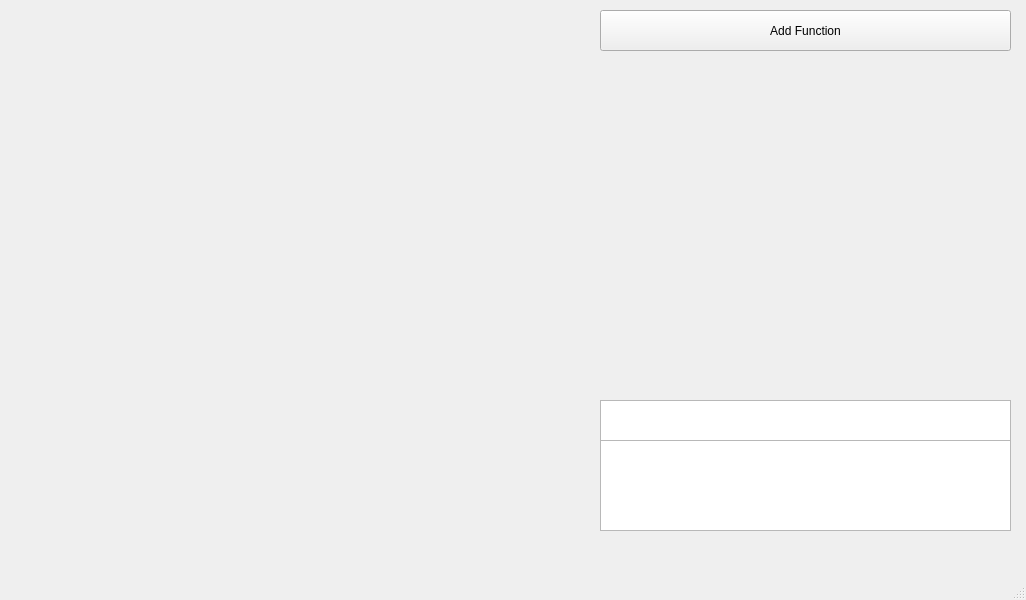
<?xml version="1.0" encoding="UTF-8"?>
<ui version="4.0">
 <class>MainWindow</class>
 <widget class="QMainWindow" name="MainWindow">
  <property name="geometry">
   <rect>
    <x>0</x>
    <y>0</y>
    <width>1026</width>
    <height>600</height>
   </rect>
  </property>
  <property name="windowTitle">
   <string>MainWindow</string>
  </property>
  <widget class="QWidget" name="centralwidget">
   <widget class="QCustomPlot" name="plot" native="true">
    <property name="geometry">
     <rect>
      <x>20</x>
      <y>10</y>
      <width>571</width>
      <height>541</height>
     </rect>
    </property>
   </widget>
   <widget class="QPushButton" name="btn_addFunc">
    <property name="geometry">
     <rect>
      <x>600</x>
      <y>10</y>
      <width>411</width>
      <height>41</height>
     </rect>
    </property>
    <property name="text">
     <string>Add Function</string>
    </property>
   </widget>
   <widget class="QWidget" name="verticalLayoutWidget">
    <property name="geometry">
     <rect>
      <x>600</x>
      <y>60</y>
      <width>411</width>
      <height>331</height>
     </rect>
    </property>
    <layout class="QVBoxLayout" name="vLayout" stretch="0">
     <item>
      <spacer name="verticalSpacer">
       <property name="orientation">
        <enum>Qt::Vertical</enum>
       </property>
       <property name="sizeHint" stdset="0">
        <size>
         <width>20</width>
         <height>40</height>
        </size>
       </property>
      </spacer>
     </item>
    </layout>
   </widget>
   <widget class="QTextBrowser" name="txt_output">
    <property name="geometry">
     <rect>
      <x>600</x>
      <y>400</y>
      <width>411</width>
      <height>41</height>
     </rect>
    </property>
   </widget>
   <widget class="QTextBrowser" name="txt_varlist">
    <property name="geometry">
     <rect>
      <x>600</x>
      <y>440</y>
      <width>411</width>
      <height>91</height>
     </rect>
    </property>
   </widget>
  </widget>
  <widget class="QMenuBar" name="menubar">
   <property name="geometry">
    <rect>
     <x>0</x>
     <y>0</y>
     <width>1026</width>
     <height>25</height>
    </rect>
   </property>
  </widget>
  <widget class="QStatusBar" name="statusbar"/>
 </widget>
 <customwidgets>
  <customwidget>
   <class>QCustomPlot</class>
   <extends>QWidget</extends>
   <header>qcustomplot.h</header>
   <container>1</container>
  </customwidget>
 </customwidgets>
 <resources/>
 <connections/>
</ui>
